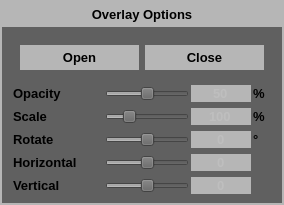
         <widget class="QWidget" name="widOverlay" native="true">
          <property name="sizePolicy">
           <sizepolicy hsizetype="Preferred" vsizetype="Maximum">
            <horstretch>0</horstretch>
            <verstretch>0</verstretch>
           </sizepolicy>
          </property>
          <property name="styleSheet">
           <string notr="true">background-color: rgb(182, 182, 182);
</string>
          </property>
          <layout class="QVBoxLayout" name="verticalLayout_21">
           <property name="spacing">
            <number>0</number>
           </property>
           <property name="leftMargin">
            <number>2</number>
           </property>
           <property name="topMargin">
            <number>2</number>
           </property>
           <property name="rightMargin">
            <number>2</number>
           </property>
           <property name="bottomMargin">
            <number>2</number>
           </property>
           <item>
            <widget class="QLabel" name="lblOverlay">
             <property name="sizePolicy">
              <sizepolicy hsizetype="Preferred" vsizetype="Maximum">
               <horstretch>0</horstretch>
               <verstretch>0</verstretch>
              </sizepolicy>
             </property>
             <property name="minimumSize">
              <size>
               <width>0</width>
               <height>25</height>
              </size>
             </property>
             <property name="font">
              <font>
               <family>MS Shell Dlg 2</family>
               <pointsize>10</pointsize>
               <weight>75</weight>
               <italic>false</italic>
               <bold>true</bold>
              </font>
             </property>
             <property name="styleSheet">
              <string notr="true">background-color: rgb(182, 182, 182);
</string>
             </property>
             <property name="text">
              <string>Overlay Options</string>
             </property>
             <property name="alignment">
              <set>Qt::AlignCenter</set>
             </property>
            </widget>
           </item>
           <item>
            <widget class="QWidget" name="widOverlayOptions" native="true">
             <property name="layoutDirection">
              <enum>Qt::LeftToRight</enum>
             </property>
             <property name="styleSheet">
              <string notr="true">background-color: rgb(96, 96, 96);</string>
             </property>
             <layout class="QVBoxLayout" name="verticalLayout_23">
              <item>
               <widget class="QWidget" name="widget_2" native="true">
                <layout class="QHBoxLayout" name="horizontalLayout_27">
                 <item>
                  <widget class="QPushButton" name="btnOverlayOpen">
                   <property name="minimumSize">
                    <size>
                     <width>0</width>
                     <height>25</height>
                    </size>
                   </property>
                   <property name="maximumSize">
                    <size>
                     <width>150</width>
                     <height>16777215</height>
                    </size>
                   </property>
                   <property name="font">
                    <font>
                     <pointsize>10</pointsize>
                     <weight>75</weight>
                     <bold>true</bold>
                    </font>
                   </property>
                   <property name="styleSheet">
                    <string notr="true">QPushButton{
color: rgb(0, 0, 0);
background-color: rgb(182, 182, 182);
border:none;
}
QPushButton:hover{
color: rgb(0, 0, 0);
background-color: rgb(200, 200, 200);
border:none;
}
QPushButton:pressed{
color: rgb(0, 0, 0);
background-color: rgb(210, 210, 210);
border:none;
}
QPushButton:disabled {
color: rgb(96, 96, 96);
background-color: rgb(200, 200, 200);
border:none;
}</string>
                   </property>
                   <property name="text">
                    <string>Open</string>
                   </property>
                  </widget>
                 </item>
                 <item>
                  <widget class="QPushButton" name="btnOverlayClose">
                   <property name="minimumSize">
                    <size>
                     <width>0</width>
                     <height>25</height>
                    </size>
                   </property>
                   <property name="maximumSize">
                    <size>
                     <width>150</width>
                     <height>16777215</height>
                    </size>
                   </property>
                   <property name="font">
                    <font>
                     <pointsize>10</pointsize>
                     <weight>75</weight>
                     <bold>true</bold>
                    </font>
                   </property>
                   <property name="styleSheet">
                    <string notr="true">QPushButton{
color: rgb(0, 0, 0);
background-color: rgb(182, 182, 182);
border:none;
}
QPushButton:hover{
color: rgb(0, 0, 0);
background-color: rgb(200, 200, 200);
border:none;
}
QPushButton:pressed{
color: rgb(0, 0, 0);
background-color: rgb(210, 210, 210);
border:none;
}
QPushButton:disabled {
color: rgb(96, 96, 96);
background-color: rgb(200, 200, 200);
border:none;
}</string>
                   </property>
                   <property name="text">
                    <string>Close</string>
                   </property>
                  </widget>
                 </item>
                </layout>
               </widget>
              </item>
              <item>
               <widget class="QWidget" name="widOverlayOpacity" native="true">
                <layout class="QHBoxLayout" name="horizontalLayout_20">
                 <property name="spacing">
                  <number>2</number>
                 </property>
                 <property name="leftMargin">
                  <number>2</number>
                 </property>
                 <property name="topMargin">
                  <number>0</number>
                 </property>
                 <property name="rightMargin">
                  <number>0</number>
                 </property>
                 <property name="bottomMargin">
                  <number>0</number>
                 </property>
                 <item>
                  <widget class="QLabel" name="lblOverlayOpacity">
                   <property name="minimumSize">
                    <size>
                     <width>90</width>
                     <height>0</height>
                    </size>
                   </property>
                   <property name="font">
                    <font>
                     <pointsize>10</pointsize>
                     <weight>75</weight>
                     <bold>true</bold>
                    </font>
                   </property>
                   <property name="text">
                    <string>Opacity</string>
                   </property>
                  </widget>
                 </item>
                 <item>
                  <widget class="QSlider" name="sldOverlayOpacity">
                   <property name="enabled">
                    <bool>false</bool>
                   </property>
                   <property name="minimum">
                    <number>0</number>
                   </property>
                   <property name="maximum">
                    <number>100</number>
                   </property>
                   <property name="value">
                    <number>50</number>
                   </property>
                   <property name="orientation">
                    <enum>Qt::Horizontal</enum>
                   </property>
                  </widget>
                 </item>
                 <item>
                  <widget class="QLineEdit" name="edtOverlayOpacity">
                   <property name="enabled">
                    <bool>false</bool>
                   </property>
                   <property name="maximumSize">
                    <size>
                     <width>60</width>
                     <height>16777215</height>
                    </size>
                   </property>
                   <property name="font">
                    <font>
                     <pointsize>10</pointsize>
                     <weight>75</weight>
                     <bold>true</bold>
                    </font>
                   </property>
                   <property name="styleSheet">
                    <string notr="true">background-color: rgb(182, 182, 182);
</string>
                   </property>
                   <property name="text">
                    <string>50</string>
                   </property>
                   <property name="frame">
                    <bool>false</bool>
                   </property>
                   <property name="alignment">
                    <set>Qt::AlignCenter</set>
                   </property>
                   <property name="readOnly">
                    <bool>false</bool>
                   </property>
                  </widget>
                 </item>
                 <item>
                  <widget class="QLabel" name="lblOverlayOpacity_3">
                   <property name="minimumSize">
                    <size>
                     <width>20</width>
                     <height>0</height>
                    </size>
                   </property>
                   <property name="font">
                    <font>
                     <pointsize>10</pointsize>
                     <weight>75</weight>
                     <bold>true</bold>
                    </font>
                   </property>
                   <property name="text">
                    <string>%</string>
                   </property>
                  </widget>
                 </item>
                </layout>
               </widget>
              </item>
              <item>
               <widget class="QWidget" name="widOverlayOpacity_2" native="true">
                <layout class="QHBoxLayout" name="horizontalLayout_21">
                 <property name="spacing">
                  <number>2</number>
                 </property>
                 <property name="leftMargin">
                  <number>2</number>
                 </property>
                 <property name="topMargin">
                  <number>0</number>
                 </property>
                 <property name="rightMargin">
                  <number>0</number>
                 </property>
                 <property name="bottomMargin">
                  <number>0</number>
                 </property>
                 <item>
                  <widget class="QLabel" name="lblOverlayScale">
                   <property name="minimumSize">
                    <size>
                     <width>90</width>
                     <height>0</height>
                    </size>
                   </property>
                   <property name="font">
                    <font>
                     <pointsize>10</pointsize>
                     <weight>75</weight>
                     <bold>true</bold>
                    </font>
                   </property>
                   <property name="text">
                    <string>Scale</string>
                   </property>
                  </widget>
                 </item>
                 <item>
                  <widget class="QSlider" name="sldOverlayScale">
                   <property name="enabled">
                    <bool>false</bool>
                   </property>
                   <property name="minimum">
                    <number>0</number>
                   </property>
                   <property name="maximum">
                    <number>400</number>
                   </property>
                   <property name="value">
                    <number>100</number>
                   </property>
                   <property name="orientation">
                    <enum>Qt::Horizontal</enum>
                   </property>
                  </widget>
                 </item>
                 <item>
                  <widget class="QLineEdit" name="edtOverlayScale">
                   <property name="enabled">
                    <bool>false</bool>
                   </property>
                   <property name="maximumSize">
                    <size>
                     <width>60</width>
                     <height>16777215</height>
                    </size>
                   </property>
                   <property name="font">
                    <font>
                     <pointsize>10</pointsize>
                     <weight>75</weight>
                     <bold>true</bold>
                    </font>
                   </property>
                   <property name="styleSheet">
                    <string notr="true">background-color: rgb(182, 182, 182);
</string>
                   </property>
                   <property name="text">
                    <string>100</string>
                   </property>
                   <property name="frame">
                    <bool>false</bool>
                   </property>
                   <property name="alignment">
                    <set>Qt::AlignCenter</set>
                   </property>
                   <property name="readOnly">
                    <bool>false</bool>
                   </property>
                  </widget>
                 </item>
                 <item>
                  <widget class="QLabel" name="lblOverlayOpacity_9">
                   <property name="minimumSize">
                    <size>
                     <width>20</width>
                     <height>0</height>
                    </size>
                   </property>
                   <property name="font">
                    <font>
                     <pointsize>10</pointsize>
                     <weight>75</weight>
                     <bold>true</bold>
                    </font>
                   </property>
                   <property name="text">
                    <string>%</string>
                   </property>
                  </widget>
                 </item>
                </layout>
               </widget>
              </item>
              <item>
               <widget class="QWidget" name="widOverlayOpacity_3" native="true">
                <layout class="QHBoxLayout" name="horizontalLayout_22">
                 <property name="spacing">
                  <number>2</number>
                 </property>
                 <property name="leftMargin">
                  <number>2</number>
                 </property>
                 <property name="topMargin">
                  <number>0</number>
                 </property>
                 <property name="rightMargin">
                  <number>0</number>
                 </property>
                 <property name="bottomMargin">
                  <number>0</number>
                 </property>
                 <item>
                  <widget class="QLabel" name="lblOverlayOpacity_5">
                   <property name="minimumSize">
                    <size>
                     <width>90</width>
                     <height>0</height>
                    </size>
                   </property>
                   <property name="font">
                    <font>
                     <pointsize>10</pointsize>
                     <weight>75</weight>
                     <bold>true</bold>
                    </font>
                   </property>
                   <property name="text">
                    <string>Rotate</string>
                   </property>
                  </widget>
                 </item>
                 <item>
                  <widget class="QSlider" name="sldOverlayRotate">
                   <property name="enabled">
                    <bool>false</bool>
                   </property>
                   <property name="minimum">
                    <number>-180</number>
                   </property>
                   <property name="maximum">
                    <number>180</number>
                   </property>
                   <property name="value">
                    <number>0</number>
                   </property>
                   <property name="orientation">
                    <enum>Qt::Horizontal</enum>
                   </property>
                  </widget>
                 </item>
                 <item>
                  <widget class="QLineEdit" name="edtOverlayRotate">
                   <property name="enabled">
                    <bool>false</bool>
                   </property>
                   <property name="maximumSize">
                    <size>
                     <width>60</width>
                     <height>16777215</height>
                    </size>
                   </property>
                   <property name="font">
                    <font>
                     <pointsize>10</pointsize>
                     <weight>75</weight>
                     <bold>true</bold>
                    </font>
                   </property>
                   <property name="styleSheet">
                    <string notr="true">background-color: rgb(182, 182, 182);
</string>
                   </property>
                   <property name="text">
                    <string>0</string>
                   </property>
                   <property name="frame">
                    <bool>false</bool>
                   </property>
                   <property name="alignment">
                    <set>Qt::AlignCenter</set>
                   </property>
                   <property name="readOnly">
                    <bool>false</bool>
                   </property>
                  </widget>
                 </item>
                 <item>
                  <widget class="QLabel" name="lblOverlayOpacity_10">
                   <property name="minimumSize">
                    <size>
                     <width>20</width>
                     <height>0</height>
                    </size>
                   </property>
                   <property name="font">
                    <font>
                     <pointsize>10</pointsize>
                     <weight>75</weight>
                     <bold>true</bold>
                    </font>
                   </property>
                   <property name="text">
                    <string>°</string>
                   </property>
                  </widget>
                 </item>
                </layout>
               </widget>
              </item>
              <item>
               <widget class="QWidget" name="widOverlayOpacity_7" native="true">
                <layout class="QHBoxLayout" name="horizontalLayout_26">
                 <property name="spacing">
                  <number>2</number>
                 </property>
                 <property name="leftMargin">
                  <number>2</number>
                 </property>
                 <property name="topMargin">
                  <number>0</number>
                 </property>
                 <property name="rightMargin">
                  <number>0</number>
                 </property>
                 <property name="bottomMargin">
                  <number>0</number>
                 </property>
                 <item>
                  <widget class="QLabel" name="lblOverlayOpacity_6">
                   <property name="minimumSize">
                    <size>
                     <width>90</width>
                     <height>0</height>
                    </size>
                   </property>
                   <property name="font">
                    <font>
                     <pointsize>10</pointsize>
                     <weight>75</weight>
                     <bold>true</bold>
                    </font>
                   </property>
                   <property name="text">
                    <string>Horizontal</string>
                   </property>
                  </widget>
                 </item>
                 <item>
                  <widget class="QSlider" name="sldOverlayHorizontal">
                   <property name="enabled">
                    <bool>false</bool>
                   </property>
                   <property name="minimum">
                    <number>-500</number>
                   </property>
                   <property name="maximum">
                    <number>500</number>
                   </property>
                   <property name="value">
                    <number>0</number>
                   </property>
                   <property name="orientation">
                    <enum>Qt::Horizontal</enum>
                   </property>
                  </widget>
                 </item>
                 <item>
                  <widget class="QLineEdit" name="edtOverlayHorizontal">
                   <property name="enabled">
                    <bool>false</bool>
                   </property>
                   <property name="maximumSize">
                    <size>
                     <width>60</width>
                     <height>16777215</height>
                    </size>
                   </property>
                   <property name="font">
                    <font>
                     <pointsize>10</pointsize>
                     <weight>75</weight>
                     <bold>true</bold>
                    </font>
                   </property>
                   <property name="styleSheet">
                    <string notr="true">background-color: rgb(182, 182, 182);
</string>
                   </property>
                   <property name="text">
                    <string>0</string>
                   </property>
                   <property name="frame">
                    <bool>false</bool>
                   </property>
                   <property name="alignment">
                    <set>Qt::AlignCenter</set>
                   </property>
                   <property name="readOnly">
                    <bool>false</bool>
                   </property>
                  </widget>
                 </item>
                 <item>
                  <widget class="QLabel" name="lblOverlayOpacity_11">
                   <property name="minimumSize">
                    <size>
                     <width>20</width>
                     <height>0</height>
                    </size>
                   </property>
                   <property name="font">
                    <font>
                     <pointsize>10</pointsize>
                     <weight>75</weight>
                     <bold>true</bold>
                    </font>
                   </property>
                   <property name="text">
                    <string/>
                   </property>
                  </widget>
                 </item>
                </layout>
               </widget>
              </item>
              <item>
               <widget class="QWidget" name="widOverlayOpacity_9" native="true">
                <layout class="QHBoxLayout" name="horizontalLayout_31">
                 <property name="spacing">
                  <number>2</number>
                 </property>
                 <property name="leftMargin">
                  <number>2</number>
                 </property>
                 <property name="topMargin">
                  <number>0</number>
                 </property>
                 <property name="rightMargin">
                  <number>0</number>
                 </property>
                 <property name="bottomMargin">
                  <number>0</number>
                 </property>
                 <item>
                  <widget class="QLabel" name="lblOverlayOpacity_7">
                   <property name="minimumSize">
                    <size>
                     <width>90</width>
                     <height>0</height>
                    </size>
                   </property>
                   <property name="font">
                    <font>
                     <pointsize>10</pointsize>
                     <weight>75</weight>
                     <bold>true</bold>
                    </font>
                   </property>
                   <property name="text">
                    <string>Vertical</string>
                   </property>
                  </widget>
                 </item>
                 <item>
                  <widget class="QSlider" name="sldOverlayVertical">
                   <property name="enabled">
                    <bool>false</bool>
                   </property>
                   <property name="minimum">
                    <number>-500</number>
                   </property>
                   <property name="maximum">
                    <number>500</number>
                   </property>
                   <property name="value">
                    <number>0</number>
                   </property>
                   <property name="orientation">
                    <enum>Qt::Horizontal</enum>
                   </property>
                  </widget>
                 </item>
                 <item>
                  <widget class="QLineEdit" name="edtOverlayVertical">
                   <property name="enabled">
                    <bool>false</bool>
                   </property>
                   <property name="maximumSize">
                    <size>
                     <width>60</width>
                     <height>16777215</height>
                    </size>
                   </property>
                   <property name="font">
                    <font>
                     <pointsize>10</pointsize>
                     <weight>75</weight>
                     <bold>true</bold>
                    </font>
                   </property>
                   <property name="styleSheet">
                    <string notr="true">background-color: rgb(182, 182, 182);
</string>
                   </property>
                   <property name="text">
                    <string>0</string>
                   </property>
                   <property name="frame">
                    <bool>false</bool>
                   </property>
                   <property name="alignment">
                    <set>Qt::AlignCenter</set>
                   </property>
                   <property name="readOnly">
                    <bool>false</bool>
                   </property>
                  </widget>
                 </item>
                 <item>
                  <widget class="QLabel" name="lblOverlayOpacity_12">
                   <property name="minimumSize">
                    <size>
                     <width>20</width>
                     <height>0</height>
                    </size>
                   </property>
                   <property name="font">
                    <font>
                     <pointsize>10</pointsize>
                     <weight>75</weight>
                     <bold>true</bold>
                    </font>
                   </property>
                   <property name="text">
                    <string/>
                   </property>
                  </widget>
                 </item>
                </layout>
               </widget>
              </item>
             </layout>
            </widget>
           </item>
          </layout>
         </widget>
